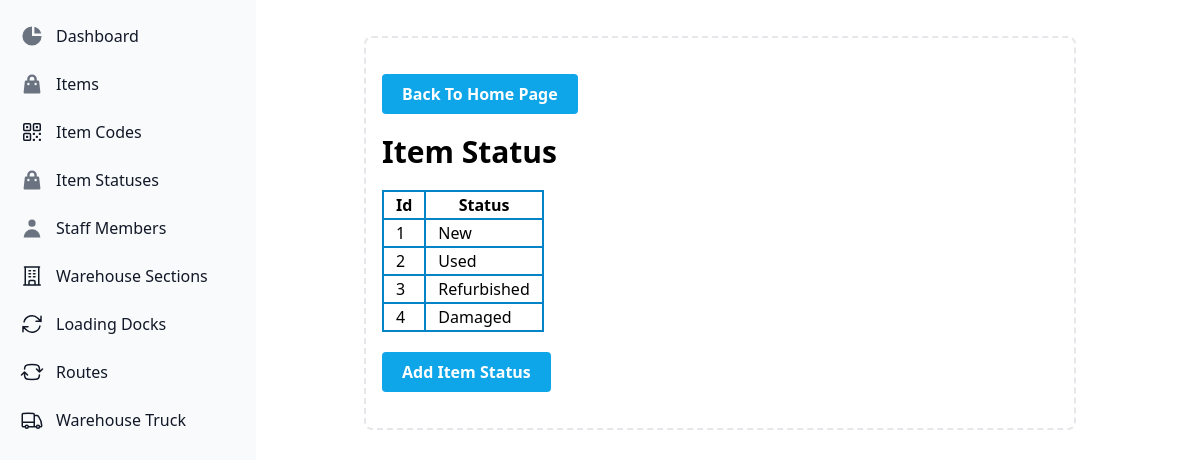
The page /pages/item_status.php on the database its author committed.
### tables this page shows
CREATE TABLE ItemStatus (
    id int NOT NULL AUTO_INCREMENT,
    status varchar(255),
    PRIMARY KEY (id)
);

### pages/item_status.php (called while the page is built, shortened)
<?php
include('../layout.php');

### components/item_status_table.php (the view)
<?php
$query = "SELECT * FROM itemStatus;";
$results = $conn->query($query);
echo "<table class='my-5 border-collapse table-auto border-spacing-2 border border-slate-500'>";
echo "<tr>";
echo "<th class='px-3 border-sky-600 border-2 rounded'>Id</th>";
echo "<th class='px-3 border-sky-600 border-2 rounded'>Status</th>";
echo "</tr>";
while ($row = $results->fetch_assoc()) {
    echo "<tr>";
    echo "<td class='px-3 px-3 border-sky-600 border-2 rounded'>" . $row['id'] . "</td>";
    echo "<td class='px-3 px-3 border-sky-600 border-2 rounded'>" . $row['status'] . "</td>";
    echo "</tr>";
}
echo "</table>";
?>

### rows shown on the page
itemstatus: id "1", status "New"
itemstatus: id "2", status "Used"
itemstatus: id "3", status "Refurbished"
itemstatus: id "4", status "Damaged"
